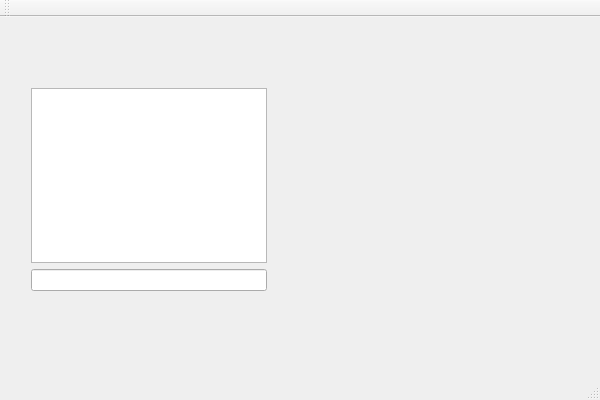
<?xml version="1.0" encoding="UTF-8"?>
<ui version="4.0">
 <class>UiClient</class>
 <widget class="QMainWindow" name="UiClient">
  <property name="geometry">
   <rect>
    <x>0</x>
    <y>0</y>
    <width>600</width>
    <height>400</height>
   </rect>
  </property>
  <property name="windowTitle">
   <string>UiClient</string>
  </property>
  <widget class="QWidget" name="centralWidget">
   <widget class="QWidget" name="layoutWidget">
    <property name="geometry">
     <rect>
      <x>20</x>
      <y>60</y>
      <width>258</width>
      <height>225</height>
     </rect>
    </property>
    <layout class="QVBoxLayout" name="verticalLayout">
     <item>
      <widget class="QTextBrowser" name="DisplayChat"/>
     </item>
     <item>
      <layout class="QHBoxLayout" name="horizontalLayout_2">
       <item>
        <widget class="QLineEdit" name="lineEdit_message"/>
       </item>
      </layout>
     </item>
    </layout>
   </widget>
  </widget>
  <widget class="QMenuBar" name="menuBar">
   <property name="geometry">
    <rect>
     <x>0</x>
     <y>0</y>
     <width>600</width>
     <height>20</height>
    </rect>
   </property>
  </widget>
  <widget class="QToolBar" name="mainToolBar">
   <attribute name="toolBarArea">
    <enum>TopToolBarArea</enum>
   </attribute>
   <attribute name="toolBarBreak">
    <bool>false</bool>
   </attribute>
  </widget>
  <widget class="QStatusBar" name="statusBar"/>
 </widget>
 <layoutdefault spacing="6" margin="11"/>
 <resources/>
 <connections/>
</ui>
